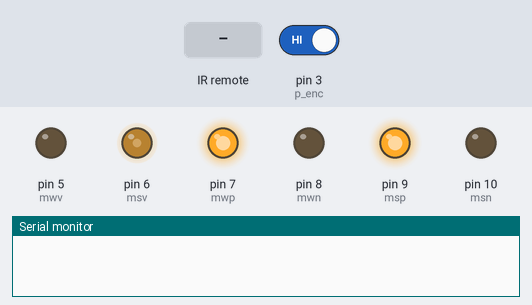
This sketch was run on a simulated Arduino Uno, built with avr-gcc and run on an emulated ATmega328P. Parts: output pins drawn as LEDs (lit = HIGH), the last lines printed to the serial monitor. The test bench sets the inputs (shaded band); at power-on: pin 3 (p_enc) HIGH. At 6.7 s the program stops and its outputs stay as they are.

Above: at 3.2 s.
3.3 s: infrared code 0x00FF18E7 received
At 3.42 s:
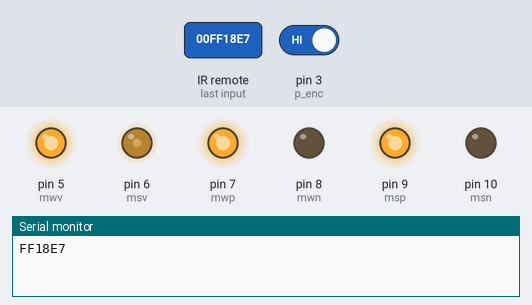
5.0 s: infrared code 0x00FF4AB5 received
At 5.12 s:
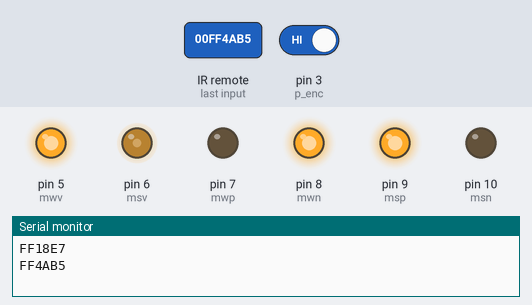
6.7 s: pin 3 (p_enc) driven LOW
At 7.2 s:
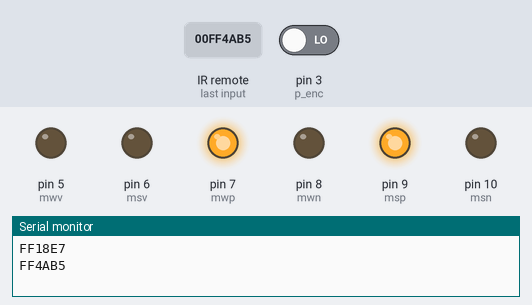
Timing chart, 0 to 8.2 s (numbered marks = the images above; inputs shaded):
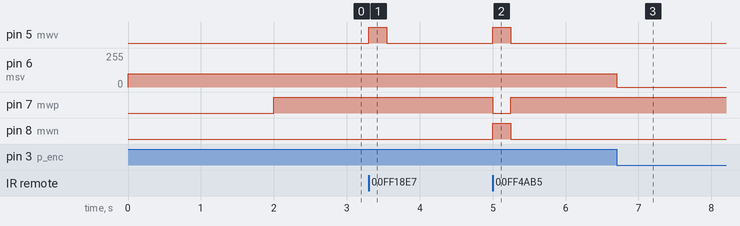

Measured:
- after the input at 3.3 s, pin 5 (mwv): LOW → HIGH at once, → LOW 0.25 s later
- after the input at 5.0 s, pin 5 (mwv), pin 8 (mwn): LOW → HIGH at once, → LOW 0.25 s later; pin 7 (mwp): HIGH → LOW at once, → HIGH 0.25 s later
- after the input at 6.7 s, pin 6 (msv): 100/255 → 0/255 at once

The sketch:

swervecar.ino
```cpp
#include <Arduino.h>
#include "swervecar.h"

#define REMOTE 1 //whether or not to use the IR sensor code
#define BLUETOOTH 0 //...the bluetooth-controlled drive code
#define LINE 0 //...the line-following system

#define p_enc 3 // sensor watching wheels
#define p_bump 11 // sensor for front bumper
#define p_ir 4 // ir remote input

#define mwv 5
#define mwp 7
#define mwn 8
#define msv 6
#define msp 9
#define msn 10

const int turnRate=100;//how fast to turn the pivot motor?

volatile int milsTurning=0;//how long does the pivot take to turn?
volatile int catchCount=0;//capture turn duration first catch only

volatile ternary pivotPos = IDLE;// where are the wheels right now?
volatile bool isCaught = false;//has catchPivot happened yet?


void catchPivot(){
	analogWrite(msv, 0);//freeze turning motor

	if(catchCount==0){
		milsTurning = millis();//start counting milliseconds until next turn
	}else if(catchCount==1){//only do this after turning again
		milsTurning = millis() - milsTurning;//calculate time since turn began
		milsTurning /= 2;
		return;
	}
	catchCount++;

	switch(pivotPos){
	case IDLE://something is very wrong! stop and let the user fix the wheel
		while(1);
	case LEFT://turn right instead
		digitalWrite(msp,LOW);
		digitalWrite(msn,HIGH);
		analogWrite(msv,turnRate);
		break;
	case RIGHT:
		digitalWrite(msn,LOW);
		digitalWrite(msp,HIGH);
		analogWrite(msv,turnRate);
		break;
	}

}


#if REMOTE

#include <IRremote.h>

#define IR_FORTH	0x00ff18e7       //code from IR controller "▲" button
#define IR_BACK		0x00FF4AB5       //code from IR controller "▼" button
#define IR_RIGHT	0x00FF5AA5       //code from IR controller ">" button
#define IR_LEFT		0x00FF10EF       //code from IR controller "<" button
#define IR_OK		0x00FF38C7       //code from IR controller "OK" button
#define IR_0		0x00FF9867       //code from IR controller "0" button
#define IR_1		0x00FFA25D       //code from IR controller "1" button
#define IR_2		0x00FF629D       //code from IR controller "2" button
#define IR_3		0x00FFE21D       //code from IR controller "3" button
#define IR_4		0x00FF22DD       //code from IR controller "4" button
#define IR_5		0x00FF02FD       //code from IR controller "5" button
#define IR_6		0x00FFC23D       //code from IR controller "6" button
#define IR_7		0x00FFE01F       //code from IR controller "7" button
#define IR_8		0x00FFA857       //code from IR controller "8" button
#define IR_9		0x00FF906F       //code from IR controller "9" button
#define IR_STAR		0x00FF6897       //code from IR controller "*" button
#define IR_POUND	0x00FFB04F       //code from IR controller "#" button

IRrecv IR(p_ir);  //IR sensor object
decode_results IRresults;

int timeOut=0;//allow for movement to sustain for some time
bool wasPressed=false;//to see if a button was just released

ternary userInstructions = IDLE;//what does the remote say?
ternary lastInstructions = IDLE;//what happened last time?

#endif

//general motor movement////////////////////////////////////
int rvel;//store right wheel velocity for transforming
int lvel;//store left wheel velocity for transforming

#if REMOTE
//ir sensor functions///////////////////////////////////////
void ir_stuff(){
	lastInstructions = userInstructions;
	if(IR.decode(&IRresults)){//if something on the remote is being pressed
		wasPressed=true;//setup for when button is released
		switch(IRresults.value){
		case IR_FORTH:
			userInstructions=IDLE;
			writeWheels(255);
			break;
		case IR_RIGHT:
			userInstructions=RIGHT;
			break;
		case IR_LEFT:
			userInstructions=LEFT;
			break;
		case IR_BACK:
			userInstructions=IDLE;
			writeWheels(-255);
			break;
		default:
			break;
		}
		Serial.println(IRresults.value,HEX);

		IRresults.value = 0;
		IR.resume();
	//if no buttons are pressed on the remote
	}else if(wasPressed){
		wasPressed=false;//don't call this whenever no buttons are pressed
		timeOut=millis();//what time is it?
	}else if(millis()-timeOut>=250){/**/
		userInstructions=IDLE;
		writeWheels(0);
	}
}
#endif

void writeWheels(int vel){
	if(vel<0){//if velocity is negative
		digitalWrite(mwp,LOW);//positive pin off
		digitalWrite(mwn,HIGH);//negative pin on
		rvel=-vel;//rvel is positive
	}else{
		digitalWrite(mwn,LOW);//negative pin off
		digitalWrite(mwp,HIGH);//positive pin on
		rvel=vel;//rvel is positive
	}

	//constrain motor speed to 255, the max PWM output
	if(rvel>255){
		rvel=255;
	}

	analogWrite(mwv,rvel);//write the PWM signal
}

void writePivot(ternary dir, ternary lastdir){

	switch(dir){//if turning right, register negative speed
	case RIGHT:
		digitalWrite(msp,LOW);//positive pin off
		digitalWrite(msn,HIGH);//negative pin on
	case LEFT:
		digitalWrite(msn,LOW);//negative pin off
		digitalWrite(msp,HIGH);//positive pin on
	case IDLE:
		switch(lastdir){
		case LEFT:
			digitalWrite(msp,LOW);//positive pin off
			digitalWrite(msn,HIGH);//negative pin on
			break;
		case RIGHT:
			digitalWrite(msn,LOW);//negative pin off
			digitalWrite(msp,HIGH);//positive pin on
			break;
		case IDLE:
			break;
		}
	}

	analogWrite(msv,turnRate);
}


void setup(){
	Serial.begin(9600);

	pinMode(mwv,OUTPUT);
	pinMode(mwp,OUTPUT);
	pinMode(mwn,OUTPUT);
	pinMode(msv,OUTPUT);
	pinMode(msp,OUTPUT);
	pinMode(msn,OUTPUT);

	// manage turning safeguards
	attachInterrupt(p_enc-2, catchPivot, FALLING);

	writePivot(LEFT,IDLE);//start turning to one side
	//at this point, the interrupt signal will take care of the correction system

#if REMOTE
	pinMode(p_ir,INPUT);
	digitalWrite(p_ir,HIGH);
	IR.enableIRIn();
#endif

	delay(2000);
}

void loop(){
#if REMOTE
	ir_stuff();
#endif

	//manage turning reaction
	if(userInstructions!=lastInstructions){
		switch(lastInstructions){
		case IDLE://starting from center-aligned
			break;
		}
	}
}
```

swervecar.h
```cpp
typedef enum { IDLE, LEFT, RIGHT }ternary;
```
